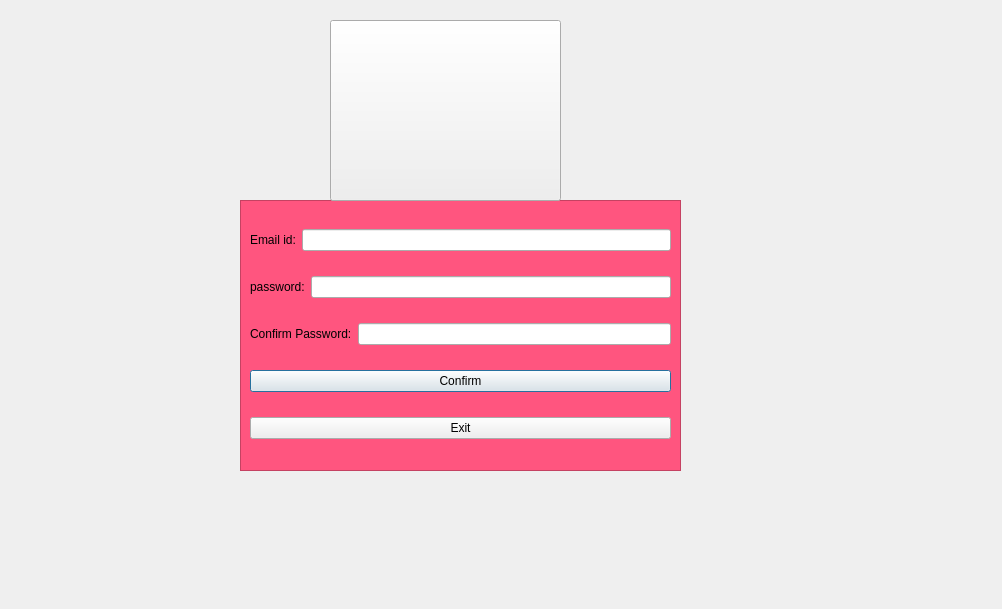
<?xml version="1.0" encoding="UTF-8"?>
<ui version="4.0">
 <class>Dialog</class>
 <widget class="QDialog" name="Dialog">
  <property name="geometry">
   <rect>
    <x>0</x>
    <y>0</y>
    <width>1002</width>
    <height>609</height>
   </rect>
  </property>
  <property name="windowTitle">
   <string>Dialog</string>
  </property>
  <widget class="QFrame" name="frame">
   <property name="geometry">
    <rect>
     <x>240</x>
     <y>200</y>
     <width>441</width>
     <height>271</height>
    </rect>
   </property>
   <property name="styleSheet">
    <string notr="true">QFrame
{
background:#ff557f;
}</string>
   </property>
   <property name="frameShape">
    <enum>QFrame::StyledPanel</enum>
   </property>
   <property name="frameShadow">
    <enum>QFrame::Raised</enum>
   </property>
   <layout class="QVBoxLayout" name="verticalLayout">
    <item>
     <layout class="QHBoxLayout" name="horizontalLayout">
      <item>
       <widget class="QLabel" name="label">
        <property name="text">
         <string>Email id:</string>
        </property>
       </widget>
      </item>
      <item>
       <widget class="QLineEdit" name="email_lineEdit"/>
      </item>
     </layout>
    </item>
    <item>
     <layout class="QHBoxLayout" name="horizontalLayout_2">
      <item>
       <widget class="QLabel" name="label_2">
        <property name="text">
         <string>password:</string>
        </property>
       </widget>
      </item>
      <item>
       <widget class="QLineEdit" name="pwd_lineEdit">
        <property name="echoMode">
         <enum>QLineEdit::Password</enum>
        </property>
       </widget>
      </item>
     </layout>
    </item>
    <item>
     <layout class="QHBoxLayout" name="horizontalLayout_3">
      <item>
       <widget class="QLabel" name="label_3">
        <property name="text">
         <string>Confirm Password:</string>
        </property>
       </widget>
      </item>
      <item>
       <widget class="QLineEdit" name="cpwd_lineEdit">
        <property name="echoMode">
         <enum>QLineEdit::Password</enum>
        </property>
       </widget>
      </item>
     </layout>
    </item>
    <item>
     <widget class="QPushButton" name="Confirm_Button">
      <property name="text">
       <string>Confirm</string>
      </property>
     </widget>
    </item>
    <item>
     <widget class="QPushButton" name="Exit_Button">
      <property name="text">
       <string>Exit</string>
      </property>
     </widget>
    </item>
   </layout>
  </widget>
  <widget class="QPushButton" name="pushButton">
   <property name="geometry">
    <rect>
     <x>330</x>
     <y>20</y>
     <width>231</width>
     <height>181</height>
    </rect>
   </property>
   <property name="styleSheet">
    <string notr="true">QPushButton
{
background-image:url(&quot;C:/nanditha/LoginImage.png&quot;);
}</string>
   </property>
   <property name="text">
    <string/>
   </property>
  </widget>
 </widget>
 <resources/>
 <connections/>
</ui>
